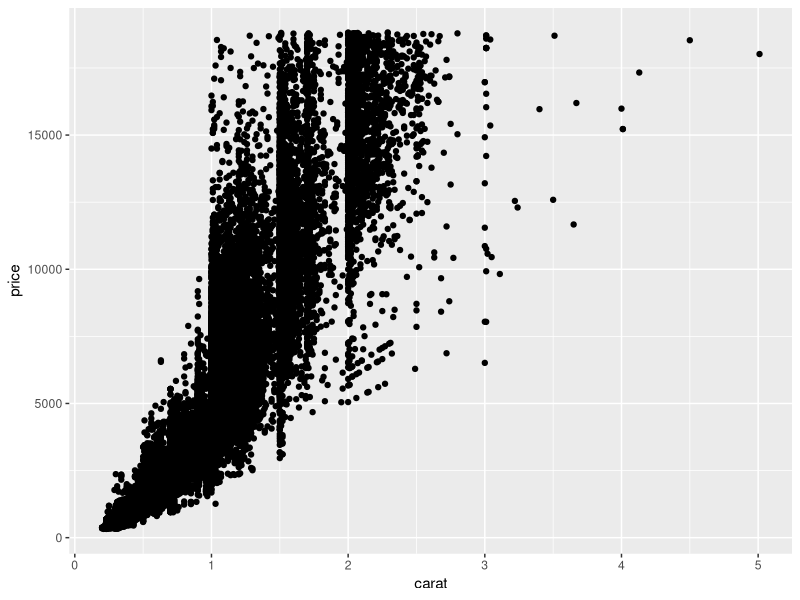
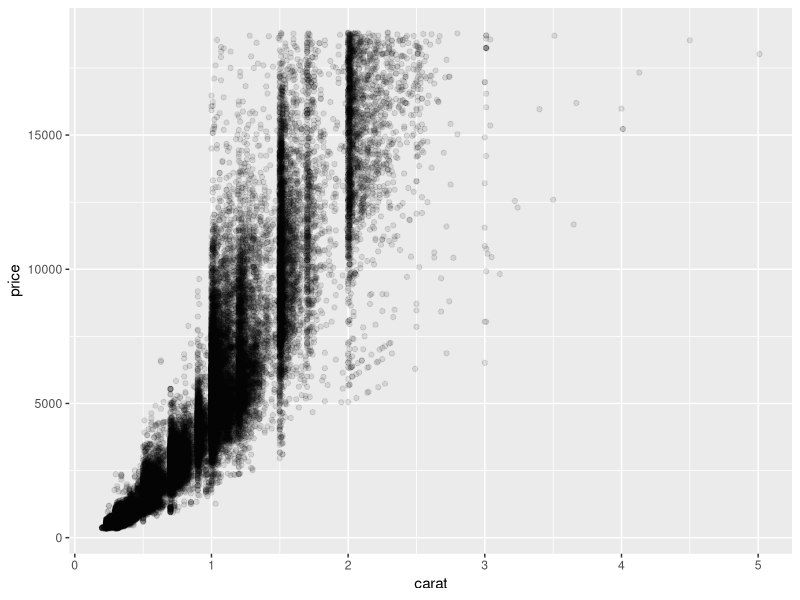
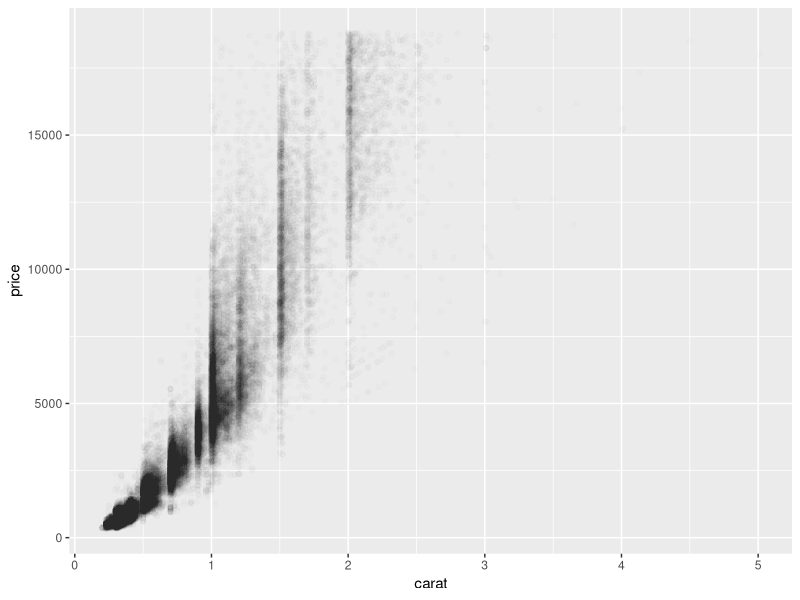

These charts were generated, in order, by the following R code:
## ---- chunk 1
library(ggplot2)
sp <- ggplot(diamonds, aes(x=carat, y=price))
sp + geom_point()

## ---- chunk 2
sp + geom_point(alpha=.1)
sp + geom_point(alpha=.01)
